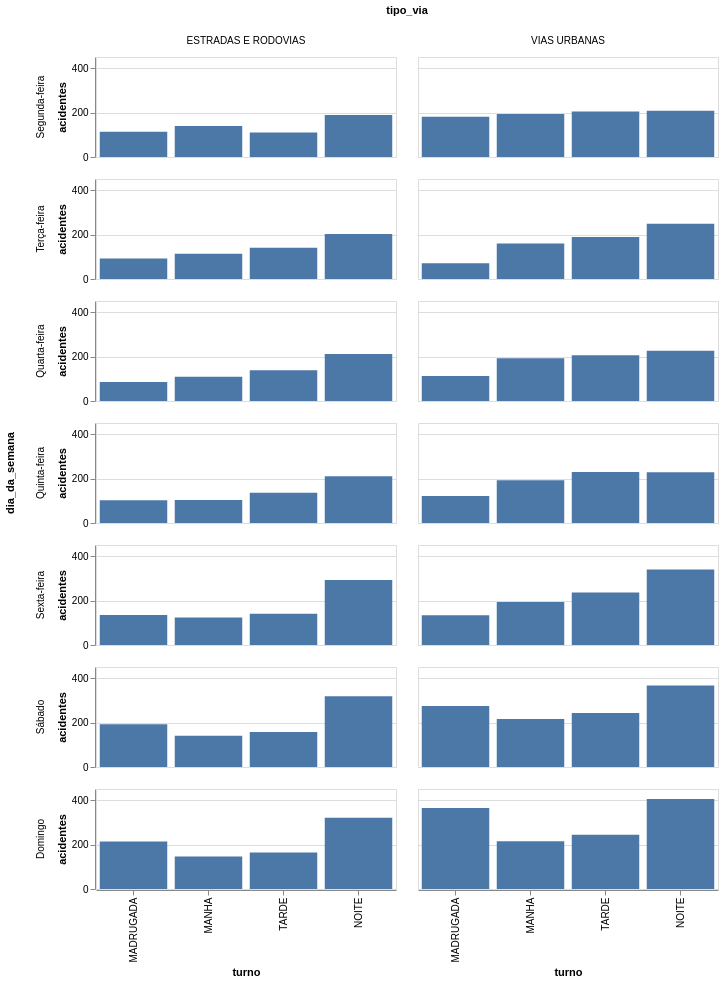

Notebook code for this chart:
### Code cell
sinistros.filter(pl.col('tipo_via') != 'NAO DISPONIVEL') \
    .filter(pl.col('acidente_fatal') == 'SIM') \
    .filter(pl.col('turno') != ND) \
    .group_by('dia_da_semana', 'tipo_via', 'turno').agg(pl.len().alias('acidentes')) \
    .plot.bar(alt.X(**get_col_order('turno')), y='acidentes', row=alt.Row(**get_col_order('dia_da_semana')), column='tipo_via').properties(height=100, width=300)

### Figure 1 — Vega-Lite specification as saved in the notebook (floating-point values rounded to 4 significant figures)
{"config": {"view": {"continuousWidth": 300, "continuousHeight": 300}}, "data": {"name": "data-c23f7bfa491e6b649d11c2f29a2b6940"}, "mark": {"type": "bar", "tooltip": true}, "encoding": {"column": {"field": "tipo_via", "type": "nominal"}, "row": {"field": "dia_da_semana", "sort": ["Segunda-feira", "Terça-feira", "Quarta-feira", "Quinta-feira", "Sexta-feira", "Sábado", "Domingo"]}, "x": {"field": "turno", "sort": ["MADRUGADA", "MANHA", "TARDE", "NOITE"]}, "y": {"field": "acidentes", "type": "quantitative"}}, "height": 100, "params": [{"name": "param_1e9efca18e7a2868", "select": {"type": "interval", "encodings": ["x", "y"]}, "bind": "scales"}], "width": 300, "$schema": "https://vega.github.io/schema/vega-lite/v6.4.1.json", "datasets": {"data-c23f7bfa491e6b649d11c2f29a2b6940": [{"dia_da_semana": "Terça-feira", "tipo_via": "ESTRADAS E RODOVIAS", "turno": "NOITE", "acidentes": 202}, {"dia_da_semana": "Domingo", "tipo_via": "VIAS URBANAS", "turno": "NOITE", "acidentes": 405}, {"dia_da_semana": "Quinta-feira", "tipo_via": "ESTRADAS E RODOVIAS", "turno": "MADRUGADA", "acidentes": 102}, {"dia_da_semana": "Domingo", "tipo_via": "VIAS URBANAS", "turno": "MANHA", "acidentes": 215}, {"dia_da_semana": "Quinta-feira", "tipo_via": "VIAS URBANAS", "turno": "MADRUGADA", "acidentes": 121}, {"dia_da_semana": "Quarta-feira", "tipo_via": "ESTRADAS E RODOVIAS", "turno": "MANHA", "acidentes": 109}, {"dia_da_semana": "Quarta-feira", "tipo_via": "ESTRADAS E RODOVIAS", "turno": "NOITE", "acidentes": 211}, {"dia_da_semana": "Sexta-feira", "tipo_via": "ESTRADAS E RODOVIAS", "turno": "MANHA", "acidentes": 124}, {"dia_da_semana": "Sexta-feira", "tipo_via": "VIAS URBANAS", "turno": "MADRUGADA", "acidentes": 134}, {"dia_da_semana": "Quinta-feira", "tipo_via": "ESTRADAS E RODOVIAS", "turno": "TARDE", "acidentes": 136}, {"dia_da_semana": "Segunda-feira", "tipo_via": "VIAS URBANAS", "turno": "NOITE", "acidentes": 208}, {"dia_da_semana": "Sexta-feira", "tipo_via": "VIAS URBANAS", "turno": "MANHA", "acidentes": 194}, {"dia_da_semana": "Quinta-feira", "tipo_via": "VIAS URBANAS", "turno": "MANHA", "acidentes": 192}, {"dia_da_semana": "Quarta-feira", "tipo_via": "ESTRADAS E RODOVIAS", "turno": "TARDE", "acidentes": 138}, {"dia_da_semana": "Domingo", "tipo_via": "ESTRADAS E RODOVIAS", "turno": "NOITE", "acidentes": 321}, {"dia_da_semana": "Sábado", "tipo_via": "ESTRADAS E RODOVIAS", "turno": "MADRUGADA", "acidentes": 192}, {"dia_da_semana": "Quinta-feira", "tipo_via": "ESTRADAS E RODOVIAS", "turno": "NOITE", "acidentes": 210}, {"dia_da_semana": "Segunda-feira", "tipo_via": "VIAS URBANAS", "turno": "MADRUGADA", "acidentes": 181}, {"dia_da_semana": "Terça-feira", "tipo_via": "ESTRADAS E RODOVIAS", "turno": "TARDE", "acidentes": 141}, {"dia_da_semana": "Sábado", "tipo_via": "VIAS URBANAS", "turno": "MADRUGADA", "acidentes": 274}, {"dia_da_semana": "Sábado", "tipo_via": "VIAS URBANAS", "turno": "TARDE", "acidentes": 243}, {"dia_da_semana": "Segunda-feira", "tipo_via": "ESTRADAS E RODOVIAS", "turno": "TARDE", "acidentes": 110}, {"dia_da_semana": "Quarta-feira", "tipo_via": "VIAS URBANAS", "turno": "TARDE", "acidentes": 206}, {"dia_da_semana": "Terça-feira", "tipo_via": "VIAS URBANAS", "turno": "TARDE", "acidentes": 189}, {"dia_da_semana": "Domingo", "tipo_via": "ESTRADAS E RODOVIAS", "turno": "MADRUGADA", "acidentes": 214}, {"dia_da_semana": "Sábado", "tipo_via": "ESTRADAS E RODOVIAS", "turno": "NOITE", "acidentes": 318}, {"dia_da_semana": "Quinta-feira", "tipo_via": "VIAS URBANAS", "turno": "TARDE", "acidentes": 229}, {"dia_da_semana": "Segunda-feira", "tipo_via": "ESTRADAS E RODOVIAS", "turno": "NOITE", "acidentes": 189}, {"dia_da_semana": "Domingo", "tipo_via": "VIAS URBANAS", "turno": "MADRUGADA", "acidentes": 365}, {"dia_da_semana": "Segunda-feira", "tipo_via": "ESTRADAS E RODOVIAS", "turno": "MADRUGADA", "acidentes": 114}, {"dia_da_semana": "Domingo", "tipo_via": "ESTRADAS E RODOVIAS", "turno": "MANHA", "acidentes": 146}, {"dia_da_semana": "Terça-feira", "tipo_via": "ESTRADAS E RODOVIAS", "turno": "MANHA", "acidentes": 114}, {"dia_da_semana": "Segunda-feira", "tipo_via": "VIAS URBANAS", "turno": "TARDE", "acidentes": 205}, {"dia_da_semana": "Sábado", "tipo_via": "ESTRADAS E RODOVIAS", "turno": "MANHA", "acidentes": 141}, {"dia_da_semana": "Sexta-feira", "tipo_via": "VIAS URBANAS", "turno": "NOITE", "acidentes": 340}, {"dia_da_semana": "Terça-feira", "tipo_via": "ESTRADAS E RODOVIAS", "turno": "MADRUGADA", "acidentes": 92}, {"dia_da_semana": "Sexta-feira", "tipo_via": "ESTRADAS E RODOVIAS", "turno": "TARDE", "acidentes": 141}, {"dia_da_semana": "Segunda-feira", "tipo_via": "VIAS URBANAS", "turno": "MANHA", "acidentes": 193}, {"dia_da_semana": "Sábado", "tipo_via": "VIAS URBANAS", "turno": "NOITE", "acidentes": 367}, {"dia_da_semana": "Terça-feira", "tipo_via": "VIAS URBANAS", "turno": "MADRUGADA", "acidentes": 71}, {"dia_da_semana": "Sexta-feira", "tipo_via": "ESTRADAS E RODOVIAS", "turno": "NOITE", "acidentes": 293}, {"dia_da_semana": "Quarta-feira", "tipo_via": "VIAS URBANAS", "turno": "MANHA", "acidentes": 192}, {"dia_da_semana": "Sexta-feira", "tipo_via": "ESTRADAS E RODOVIAS", "turno": "MADRUGADA", "acidentes": 135}, {"dia_da_semana": "Segunda-feira", "tipo_via": "ESTRADAS E RODOVIAS", "turno": "MANHA", "acidentes": 140}, {"dia_da_semana": "Quinta-feira", "tipo_via": "ESTRADAS E RODOVIAS", "turno": "MANHA", "acidentes": 103}, {"dia_da_semana": "Sábado", "tipo_via": "VIAS URBANAS", "turno": "MANHA", "acidentes": 216}, {"dia_da_semana": "Sexta-feira", "tipo_via": "VIAS URBANAS", "turno": "TARDE", "acidentes": 236}, {"dia_da_semana": "Sábado", "tipo_via": "ESTRADAS E RODOVIAS", "turno": "TARDE", "acidentes": 157}, {"dia_da_semana": "Domingo", "tipo_via": "VIAS URBANAS", "turno": "TARDE", "acidentes": 244}, {"dia_da_semana": "Quarta-feira", "tipo_via": "ESTRADAS E RODOVIAS", "turno": "MADRUGADA", "acidentes": 86}, {"dia_da_semana": "Quarta-feira", "tipo_via": "VIAS URBANAS", "turno": "NOITE", "acidentes": 226}, {"dia_da_semana": "Terça-feira", "tipo_via": "VIAS URBANAS", "turno": "NOITE", "acidentes": 249}, {"dia_da_semana": "Terça-feira", "tipo_via": "VIAS URBANAS", "turno": "MANHA", "acidentes": 160}, {"dia_da_semana": "Quinta-feira", "tipo_via": "VIAS URBANAS", "turno": "NOITE", "acidentes": 228}, {"dia_da_semana": "Quarta-feira", "tipo_via": "VIAS URBANAS", "turno": "MADRUGADA", "acidentes": 113}, {"dia_da_semana": "Domingo", "tipo_via": "ESTRADAS E RODOVIAS", "turno": "TARDE", "acidentes": 164}]}}
